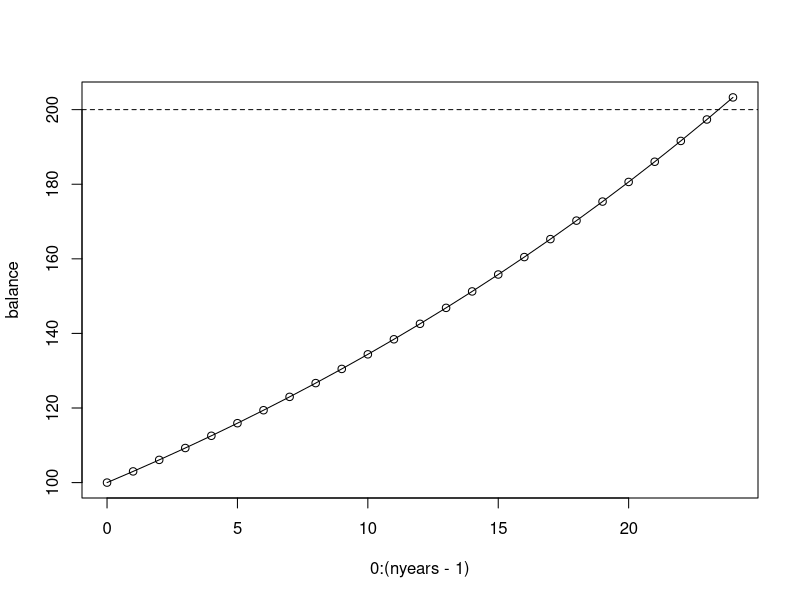
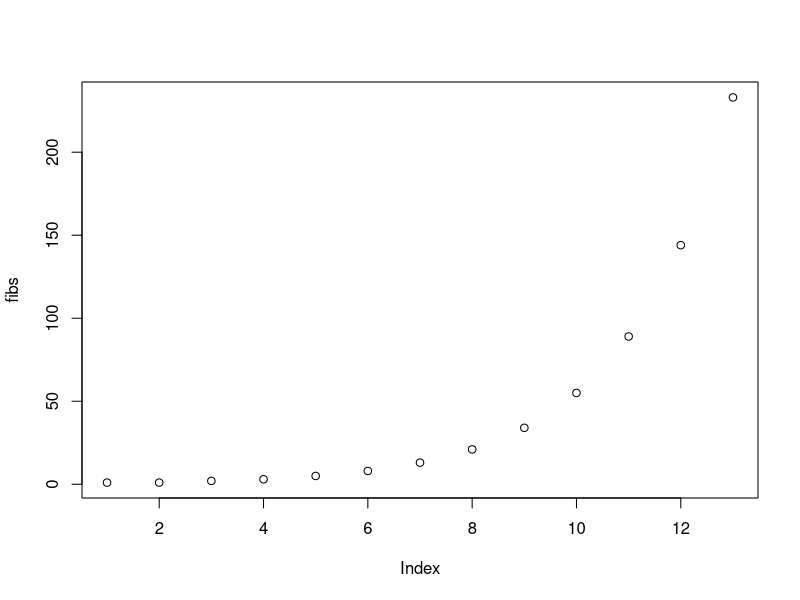

R code for these plots, in order: (Note: a time limit stopped this script after it produced the figures.)
### example 1
nyears <- 0
balance <- 100
target <- 200
rate <- 0.03

while(balance < target) {
  balance <- balance + rate*balance
  nyears <- nyears + 1
}
nyears

nyears <- 1
balance <- 100
target <- 200
rate <- 0.03
while(balance[nyears] < target) {
  balance <- c(balance, balance[nyears] + rate*balance[nyears])
  nyears <- nyears + 1
}
nyears - 1
plot(0:(nyears - 1), balance, type = "o")
abline(h = target, lty = 2)

### example 2
fibs <- c(1,1)
i <- 2 # number of fibs so far
newfib <- fibs[2] + fibs[1]

while (newfib < 300) {
  i <- i+1
  fibs[i] <- newfib
  newfib <- fibs[i] + fibs[i-1]
}
fibs
i

fibs <- numeric(100) # allocate space for the fibs
fibs[1:2] <- 1
i <- 2 # number of fibs so far
newfib <- fibs[2] + fibs[1]

while(newfib < 300) {
  i <- i+1
  fibs[i] <- newfib
  newfib <- fibs[i] + fibs[i-1]
}
fibs <- fibs[1:i]
plot(fibs)

# CAUTION
# be very careful you don't get stuck in an "infinite" while loop
# the code below will cause R to crash or hang

fibs <- numeric(100) # allocate space for the fibs
fibs[1:2] <- 1
i <- 2 # number of fibs so far
newfib <- fibs[2] + fibs[1]

while(newfib > 0) { # ALWAYS TRUE
  i <- i+1
  fibs[i] <- newfib
  newfib <- fibs[i] + fibs[i-1]
}
fibs <- fibs[1:i]
plot(fibs)

### example 3
n <- 15
fib <- numeric(n)
fib[1:2] <- 1
for(i in 3:n) fib[i] <- fib[i-1] + fib[i-2]
fn <- fib[-1]
fn1 <- fib[-n]
plot(fn/fn1)
abline(h = (1+sqrt(5))/2, col="red")

fib1 <- 1
fib2 <- 1
n <- 2
golden <- (1+sqrt(5))/2
eps <- 1e-100
while(abs(fib2/fib1 - golden) >= eps) {
  fibnew <- fib1 + fib2
  fib1 <- fib2
  fib2 <- fibnew
  n <- n+1
  print(fib2/fib1)
}
n

### example 4
step <- function() rbinom(1,1,.5) * 2 - 1

position <- 0
nsteps <-  0
target <- 5
while(abs(position) < target) {
  position <- position + step()
  nsteps <- nsteps+1
}
nsteps

nsteps <- function(target) {
  position <- 0
  n <- 0
  while (abs(position) < target) {
    position <- position + step()
    n <- n+1
  }
  return(n)
}

replicate(6, nsteps(5))

par(mfrow=c(1,2))
steps <- replicate(10000, nsteps(5))
boxplot(steps)
hist(steps)

mean(steps)
median(steps)

step <- function() rnorm(1)

par(mfrow=c(1,2))
steps <- replicate(200, nsteps(5))
boxplot(steps)
hist(steps)
